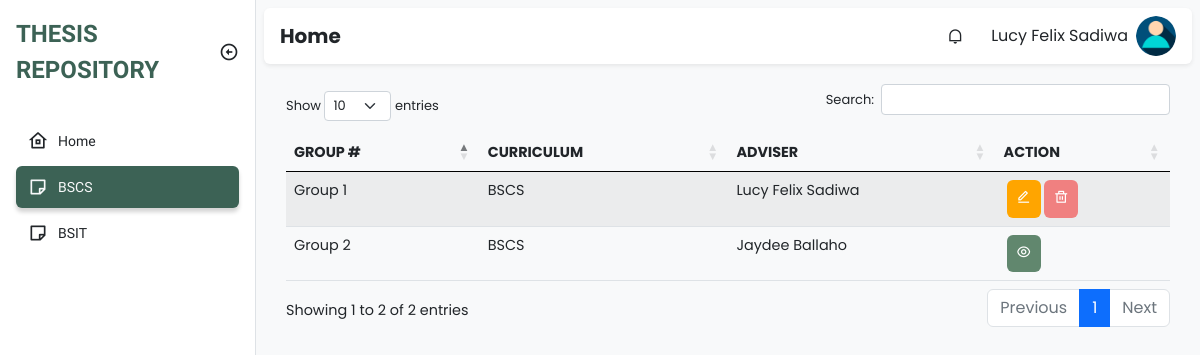
The app's page /adviser/bscs.php (signed in), older data.
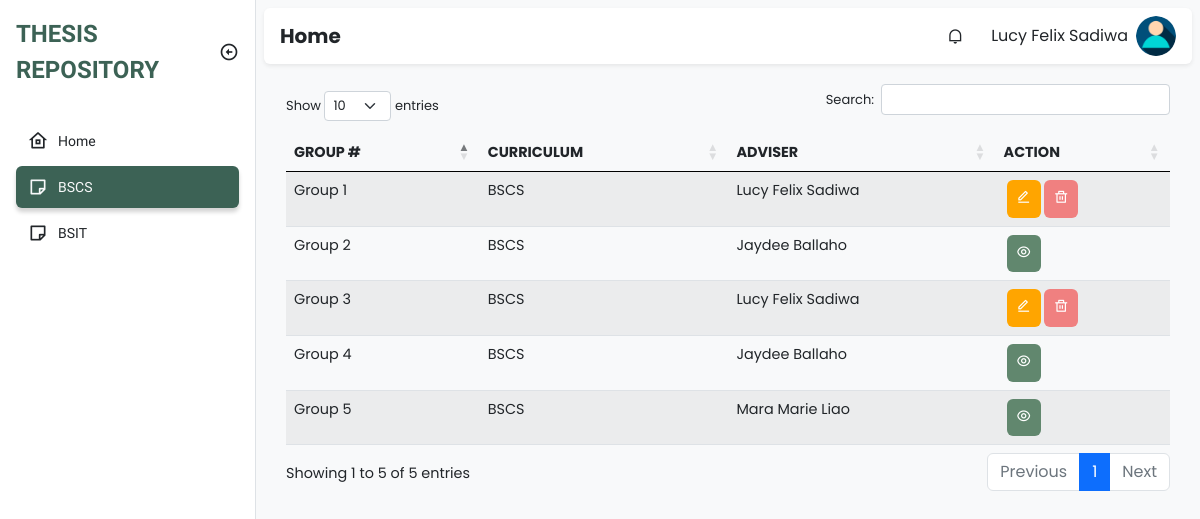
The same page, newer data.
### tables this page shows
CREATE TABLE `groups` (
  `id` int(11) NOT NULL,
  `group_number` int(11) NOT NULL,
  `curriculum` varchar(255) NOT NULL,
  `adviser_id` int(11) NOT NULL
);

CREATE TABLE `faculty` (
  `id` int(11) NOT NULL,
  `firstname` varchar(255) NOT NULL,
  `middle_name` varchar(100) NOT NULL,
  `lastname` varchar(255) NOT NULL,
  `email` varchar(100) NOT NULL,
  `username` varchar(255) NOT NULL,
  `password` varchar(100) NOT NULL,
  `department` varchar(100) NOT NULL,
  `type` varchar(100) NOT NULL,
  `created_at` timestamp NOT NULL DEFAULT current_timestamp(),
  `updated_at` timestamp NOT NULL DEFAULT current_timestamp() ON UPDATE current_timestamp()
);

### class/student.class.php (called while the page is built, shortened)
<?php
class Student{
    protected $db;
    function __construct()
    {
        $this->db = new Database();
    }
            ?>
            <?php
    function show_all_groups(){
        $sql = "SELECT * FROM groups";
        $query=$this->db->connect()->prepare($sql);
        if($query->execute()){
            $data = $query->fetchAll();
        }
        return $data;
    }
    function get_adviser($adviser_id){
        $sql = "SELECT * FROM faculty WHERE id=:adviser_id";
        $query=$this->db->connect()->prepare($sql);
        $query->bindParam(':adviser_id', $adviser_id);
        if($query->execute()){
            $data = $query->fetchAll();
        }
        return $data;
    }
}
?>

### class/database.sample.php (called while the page is built)
<?php
class Database{
    private $host = 'localhost';
    private $username = 'root';
    private $password = '';
    private $database = 'tams';
    protected $connection;
    function connect(){
        try
			{
				$this->connection = new PDO("mysql:host=$this->host;dbname=$this->database",
											$this->username, $this->password);
			}
			catch (PDOException $e)
			{
				echo "Connection error " . $e->getMessage();
			}
        return $this->connection;
    }
}
?>

### adviser/bscs.php (the view, shortened to what the changed rows need)
<!DOCTYPE html>
<html lang="en">
  <head>
    <link
      href="https://cdn.jsdelivr.net/npm/remixicon@2.5.0/fonts/remixicon.css"
      rel="stylesheet"
    />
    <link rel="stylesheet" href="https://cdn.datatables.net/1.13.1/css/dataTables.bootstrap5.min.css">
    <link rel="stylesheet" href="https://cdn.datatables.net/responsive/2.4.0/css/responsive.bootstrap.min.css">
    <link rel="stylesheet" href="../assets/css/bootstrap.min.css" />
    <link rel="stylesheet" href="../assets/css/style.css" />
  </head>
  <body>
    <main class="bg-light">
      <div class="p-2">
        <div class="py-4">
          <div class="container padding-bottom">
                    <table id="example" class="table table-striped" style="width:100%">
                        <thead>
                        <tr>
                            <th>Group #</th>
                            <th>Curriculum</th>
                            <th>Adviser</th>
                            <th class="action">Action</th>
                        </tr>
                        </thead>
                        <tbody>
                                <?php
                                    require_once '../class/student.class.php';
                                    $student = new Student();
                                    foreach ($student->show_all_groups() as $value){
                                      if($value['curriculum'] == "BSCS"){
                                ?>
                                    <tr>
                                        <td><?php echo "Group " . $value['group_number'] ?></td>
                                        <td><?php echo $value['curriculum'] ?></td>
                                        <?php
                                        foreach ($student->get_adviser($value['adviser_id']) as $adviser){
                                        ?>
                                          <td><?php echo $adviser['firstname'] . " " . $adviser["lastname"] ?></td>
                                        <?php
                                        }
                                        ?>
                                        <?php
                                            if($_SESSION['id'] == $value['adviser_id']){
                                        ?>
                                            <td>
                                                <div class="actions">
                                                    <a class="action-edit" href="advisee.php?groupnum=<?php echo $value['group_number'] ?>&course=<?php echo $value['curriculum'] ?>"><i class="ri-edit-line"></i></a>
                                                    <a class="action-delete" href="../admin/delete_group.php?id=<?php echo $value['id'] ?>" onclick="return confirm('Are you sure to delete?')"><i class="ri-delete-bin-line"></i></a>
                                                </div>
                                            </td>
                                        <?php
                                            }
                                            else {
                                        ?>
                                            <td>
                                                <div class="actions">
                                                  <a class="action-view" href="advisee-view.php?groupnum=<?php echo $value['group_number'] ?>&course=<?php echo $value['curriculum'] ?>"><i class="ri-eye-line"></i></a>
                                                </div>
                                            </td>
                                        <?php
                                            }
                                        ?>
                                    </tr>
                                <?php
                                      }
                                }
                                ?>
                        </tbody>
                    </table>
          </div>
        </div>
        </div>
    </main>
  </body>
</html>

Row changes from the older to the newer data that the page shows:
added groups: group_number "3", curriculum "BSCS", faculty (firstname "Lucy Felix", lastname "Sadiwa")
added groups: group_number "4", curriculum "BSCS", faculty (firstname "Jaydee", lastname "Ballaho")
added groups: group_number "5", curriculum "BSCS"
now on this page (row unchanged): faculty: firstname "Mara Marie", lastname "Liao", shown under "5"
Text that changed along with them:
text written by a page script: "Show entries Search: Showing 1 to 2 of 2 entries Previous 1 Next" → "Show entries Search: Showing 1 to 5 of 5 entries Previous 1 Next"
